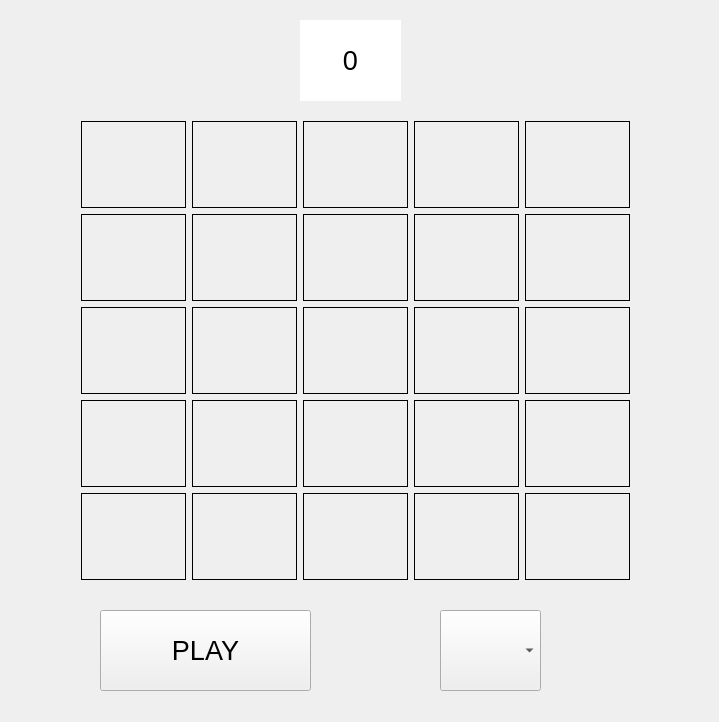
<?xml version="1.0" encoding="UTF-8"?>
<ui version="4.0">
 <class>GameWindow</class>
 <widget class="QMainWindow" name="GameWindow">
  <property name="geometry">
   <rect>
    <x>0</x>
    <y>0</y>
    <width>719</width>
    <height>722</height>
   </rect>
  </property>
  <property name="windowTitle">
   <string>GameWindow</string>
  </property>
  <widget class="QWidget" name="centralWidget">
   <widget class="QWidget" name="gridLayoutWidget">
    <property name="geometry">
     <rect>
      <x>70</x>
      <y>110</y>
      <width>571</width>
      <height>481</height>
     </rect>
    </property>
    <layout class="QGridLayout" name="fieldGridLayout">
     <item row="3" column="0">
      <widget class="QLabel" name="Field3_0">
       <property name="styleSheet">
        <string notr="true">QLabel
{
	border: 1px solid black
}</string>
       </property>
       <property name="text">
        <string/>
       </property>
       <property name="pixmap">
        <pixmap>ressources/FieldIcon.png</pixmap>
       </property>
       <property name="alignment">
        <set>Qt::AlignCenter</set>
       </property>
      </widget>
     </item>
     <item row="0" column="0">
      <widget class="QLabel" name="Field0_0">
       <property name="styleSheet">
        <string notr="true">QLabel
{
	border: 1px solid black
}</string>
       </property>
       <property name="text">
        <string/>
       </property>
       <property name="pixmap">
        <pixmap>ressources/FieldIcon.png</pixmap>
       </property>
       <property name="alignment">
        <set>Qt::AlignCenter</set>
       </property>
      </widget>
     </item>
     <item row="3" column="2">
      <widget class="QLabel" name="Field3_2">
       <property name="styleSheet">
        <string notr="true">QLabel
{
	border: 1px solid black
}</string>
       </property>
       <property name="text">
        <string/>
       </property>
       <property name="pixmap">
        <pixmap>ressources/FieldIcon.png</pixmap>
       </property>
       <property name="alignment">
        <set>Qt::AlignCenter</set>
       </property>
      </widget>
     </item>
     <item row="1" column="1">
      <widget class="QLabel" name="Field1_1">
       <property name="styleSheet">
        <string notr="true">QLabel
{
	border: 1px solid black
}</string>
       </property>
       <property name="text">
        <string/>
       </property>
       <property name="pixmap">
        <pixmap>ressources/FieldIcon.png</pixmap>
       </property>
       <property name="alignment">
        <set>Qt::AlignCenter</set>
       </property>
      </widget>
     </item>
     <item row="2" column="3">
      <widget class="QLabel" name="Field2_3">
       <property name="styleSheet">
        <string notr="true">QLabel
{
	border: 1px solid black
}</string>
       </property>
       <property name="text">
        <string/>
       </property>
       <property name="pixmap">
        <pixmap>ressources/FieldIcon.png</pixmap>
       </property>
       <property name="alignment">
        <set>Qt::AlignCenter</set>
       </property>
      </widget>
     </item>
     <item row="0" column="2">
      <widget class="QLabel" name="Field0_2">
       <property name="styleSheet">
        <string notr="true">QLabel
{
	border: 1px solid black
}</string>
       </property>
       <property name="text">
        <string/>
       </property>
       <property name="pixmap">
        <pixmap>ressources/FieldIcon.png</pixmap>
       </property>
       <property name="alignment">
        <set>Qt::AlignCenter</set>
       </property>
      </widget>
     </item>
     <item row="2" column="2">
      <widget class="QLabel" name="Field2_2">
       <property name="styleSheet">
        <string notr="true">QLabel
{
	border: 1px solid black
}</string>
       </property>
       <property name="text">
        <string/>
       </property>
       <property name="pixmap">
        <pixmap>ressources/FieldIcon.png</pixmap>
       </property>
       <property name="alignment">
        <set>Qt::AlignCenter</set>
       </property>
      </widget>
     </item>
     <item row="1" column="0">
      <widget class="QLabel" name="Field1_0">
       <property name="styleSheet">
        <string notr="true">QLabel
{
	border: 1px solid black
}</string>
       </property>
       <property name="text">
        <string/>
       </property>
       <property name="pixmap">
        <pixmap>ressources/FieldIcon.png</pixmap>
       </property>
       <property name="alignment">
        <set>Qt::AlignCenter</set>
       </property>
      </widget>
     </item>
     <item row="3" column="3">
      <widget class="QLabel" name="Field3_3">
       <property name="styleSheet">
        <string notr="true">QLabel
{
	border: 1px solid black
}</string>
       </property>
       <property name="text">
        <string/>
       </property>
       <property name="pixmap">
        <pixmap>ressources/FieldIcon.png</pixmap>
       </property>
       <property name="alignment">
        <set>Qt::AlignCenter</set>
       </property>
      </widget>
     </item>
     <item row="1" column="3">
      <widget class="QLabel" name="Field1_3">
       <property name="styleSheet">
        <string notr="true">QLabel
{
	border: 1px solid black
}</string>
       </property>
       <property name="text">
        <string/>
       </property>
       <property name="pixmap">
        <pixmap>ressources/FieldIcon.png</pixmap>
       </property>
       <property name="alignment">
        <set>Qt::AlignCenter</set>
       </property>
      </widget>
     </item>
     <item row="0" column="1">
      <widget class="QLabel" name="Field0_1">
       <property name="styleSheet">
        <string notr="true">QLabel
{
	border: 1px solid black
}</string>
       </property>
       <property name="text">
        <string/>
       </property>
       <property name="pixmap">
        <pixmap>ressources/FieldIcon.png</pixmap>
       </property>
       <property name="alignment">
        <set>Qt::AlignCenter</set>
       </property>
      </widget>
     </item>
     <item row="2" column="1">
      <widget class="QLabel" name="Field2_1">
       <property name="styleSheet">
        <string notr="true">QLabel
{
	border: 1px solid black
}</string>
       </property>
       <property name="text">
        <string/>
       </property>
       <property name="pixmap">
        <pixmap>ressources/FieldIcon.png</pixmap>
       </property>
       <property name="alignment">
        <set>Qt::AlignCenter</set>
       </property>
      </widget>
     </item>
     <item row="1" column="2">
      <widget class="QLabel" name="Field1_2">
       <property name="styleSheet">
        <string notr="true">QLabel
{
	border: 1px solid black
}</string>
       </property>
       <property name="text">
        <string/>
       </property>
       <property name="pixmap">
        <pixmap>ressources/FieldIcon.png</pixmap>
       </property>
       <property name="alignment">
        <set>Qt::AlignCenter</set>
       </property>
      </widget>
     </item>
     <item row="2" column="0">
      <widget class="QLabel" name="Field2_0">
       <property name="styleSheet">
        <string notr="true">QLabel
{
	border: 1px solid black
}</string>
       </property>
       <property name="text">
        <string/>
       </property>
       <property name="pixmap">
        <pixmap>ressources/FieldIcon.png</pixmap>
       </property>
       <property name="alignment">
        <set>Qt::AlignCenter</set>
       </property>
      </widget>
     </item>
     <item row="3" column="4">
      <widget class="QLabel" name="Field3_4">
       <property name="styleSheet">
        <string notr="true">QLabel
{
	border: 1px solid black
}</string>
       </property>
       <property name="text">
        <string/>
       </property>
       <property name="pixmap">
        <pixmap>ressources/FieldIcon.png</pixmap>
       </property>
       <property name="alignment">
        <set>Qt::AlignCenter</set>
       </property>
      </widget>
     </item>
     <item row="1" column="4">
      <widget class="QLabel" name="Field1_4">
       <property name="styleSheet">
        <string notr="true">QLabel
{
	border: 1px solid black
}</string>
       </property>
       <property name="text">
        <string/>
       </property>
       <property name="pixmap">
        <pixmap>ressources/FieldIcon.png</pixmap>
       </property>
       <property name="alignment">
        <set>Qt::AlignCenter</set>
       </property>
      </widget>
     </item>
     <item row="2" column="4">
      <widget class="QLabel" name="Field2_4">
       <property name="styleSheet">
        <string notr="true">QLabel
{
	border: 1px solid black
}</string>
       </property>
       <property name="text">
        <string/>
       </property>
       <property name="pixmap">
        <pixmap>ressources/FieldIcon.png</pixmap>
       </property>
       <property name="alignment">
        <set>Qt::AlignCenter</set>
       </property>
      </widget>
     </item>
     <item row="3" column="1">
      <widget class="QLabel" name="Field3_1">
       <property name="styleSheet">
        <string notr="true">QLabel
{
	border: 1px solid black
}</string>
       </property>
       <property name="text">
        <string/>
       </property>
       <property name="pixmap">
        <pixmap>ressources/FieldIcon.png</pixmap>
       </property>
       <property name="alignment">
        <set>Qt::AlignCenter</set>
       </property>
      </widget>
     </item>
     <item row="0" column="3">
      <widget class="QLabel" name="Field0_3">
       <property name="styleSheet">
        <string notr="true">QLabel
{
	border: 1px solid black
}</string>
       </property>
       <property name="text">
        <string/>
       </property>
       <property name="pixmap">
        <pixmap>ressources/FieldIcon.png</pixmap>
       </property>
       <property name="alignment">
        <set>Qt::AlignCenter</set>
       </property>
      </widget>
     </item>
     <item row="0" column="4">
      <widget class="QLabel" name="Field0_4">
       <property name="styleSheet">
        <string notr="true">QLabel
{
	border: 1px solid black
}</string>
       </property>
       <property name="text">
        <string/>
       </property>
       <property name="pixmap">
        <pixmap>ressources/FieldIcon.png</pixmap>
       </property>
       <property name="alignment">
        <set>Qt::AlignCenter</set>
       </property>
      </widget>
     </item>
     <item row="4" column="0">
      <widget class="QLabel" name="Field4_0">
       <property name="styleSheet">
        <string notr="true">QLabel
{
	border: 1px solid black
}</string>
       </property>
       <property name="text">
        <string/>
       </property>
       <property name="pixmap">
        <pixmap>ressources/FieldIcon.png</pixmap>
       </property>
       <property name="alignment">
        <set>Qt::AlignCenter</set>
       </property>
      </widget>
     </item>
     <item row="4" column="1">
      <widget class="QLabel" name="Field4_1">
       <property name="styleSheet">
        <string notr="true">QLabel
{
	border: 1px solid black
}</string>
       </property>
       <property name="text">
        <string/>
       </property>
       <property name="pixmap">
        <pixmap>ressources/FieldIcon.png</pixmap>
       </property>
       <property name="alignment">
        <set>Qt::AlignCenter</set>
       </property>
      </widget>
     </item>
     <item row="4" column="2">
      <widget class="QLabel" name="Field4_2">
       <property name="styleSheet">
        <string notr="true">QLabel
{
	border: 1px solid black
}</string>
       </property>
       <property name="text">
        <string/>
       </property>
       <property name="pixmap">
        <pixmap>ressources/FieldIcon.png</pixmap>
       </property>
       <property name="alignment">
        <set>Qt::AlignCenter</set>
       </property>
      </widget>
     </item>
     <item row="4" column="3">
      <widget class="QLabel" name="Field4_3">
       <property name="styleSheet">
        <string notr="true">QLabel
{
	border: 1px solid black
}</string>
       </property>
       <property name="text">
        <string/>
       </property>
       <property name="pixmap">
        <pixmap>ressources/FieldIcon.png</pixmap>
       </property>
       <property name="alignment">
        <set>Qt::AlignCenter</set>
       </property>
      </widget>
     </item>
     <item row="4" column="4">
      <widget class="QLabel" name="Field4_4">
       <property name="styleSheet">
        <string notr="true">QLabel
{
	border: 1px solid black
}</string>
       </property>
       <property name="text">
        <string/>
       </property>
       <property name="pixmap">
        <pixmap>ressources/FieldIcon.png</pixmap>
       </property>
       <property name="alignment">
        <set>Qt::AlignCenter</set>
       </property>
      </widget>
     </item>
    </layout>
   </widget>
   <widget class="QPushButton" name="playButton">
    <property name="geometry">
     <rect>
      <x>100</x>
      <y>610</y>
      <width>211</width>
      <height>81</height>
     </rect>
    </property>
    <property name="font">
     <font>
      <pointsize>20</pointsize>
     </font>
    </property>
    <property name="text">
     <string>PLAY</string>
    </property>
   </widget>
   <widget class="QComboBox" name="obstaclesComboBox">
    <property name="geometry">
     <rect>
      <x>440</x>
      <y>610</y>
      <width>101</width>
      <height>81</height>
     </rect>
    </property>
    <property name="font">
     <font>
      <pointsize>20</pointsize>
     </font>
    </property>
   </widget>
   <widget class="QLabel" name="pointsLabel">
    <property name="geometry">
     <rect>
      <x>300</x>
      <y>20</y>
      <width>101</width>
      <height>81</height>
     </rect>
    </property>
    <property name="font">
     <font>
      <pointsize>20</pointsize>
     </font>
    </property>
    <property name="styleSheet">
     <string notr="true">QLabel
{
	background-color: white
}</string>
    </property>
    <property name="text">
     <string>0</string>
    </property>
    <property name="alignment">
     <set>Qt::AlignCenter</set>
    </property>
   </widget>
  </widget>
 </widget>
 <layoutdefault spacing="6" margin="11"/>
 <resources/>
 <connections/>
</ui>
